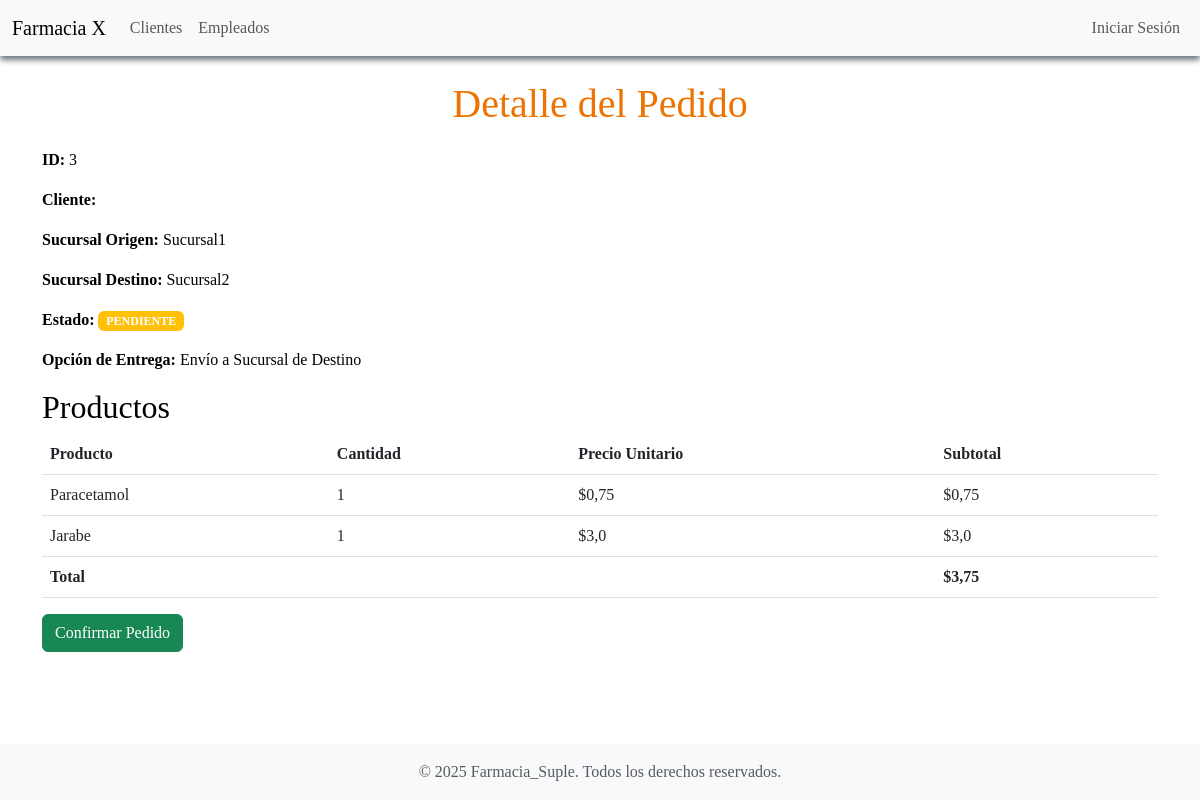
The app's page /pedidos/3/ with its own data.
### pedidos/models.py (models this page shows, shortened)
class Pedido(models.Model):
    ESTADOS = [
        ('PENDIENTE', 'Pendiente'),
        ('EN_TRANSITO', 'En tránsito'),
        ('ENTREGADO', 'Entregado'),
        ('CANCELADO', 'Cancelado'),
        ('EN_PREPARACION', 'En preparación'),
        ('LISTO_PARA_RETIRO', 'Listo para retiro'),
    ]
    OPCIONES_ENTREGA = [
        ('RETIRO_SUCURSAL', 'Retiro en Sucursal'),
        ('ENVIO_DESTINO', 'Envío a Sucursal de Destino'),
    ]
    cliente = models.ForeignKey('usuarios.Cliente', on_delete=models.CASCADE, related_name="pedidos")
    sucursal_origen = models.ForeignKey('inventario.Sucursal', on_delete=models.CASCADE, related_name="pedidos_origen")
    sucursal_destino = models.ForeignKey('inventario.Sucursal', on_delete=models.CASCADE, related_name="pedidos_destino")
    estado = models.CharField(max_length=20, choices=ESTADOS, default='PENDIENTE')
    productos = models.ManyToManyField('inventario.Producto', through='PedidoProducto')
    opcion_entrega = models.CharField(max_length=20, choices=OPCIONES_ENTREGA, default='RETIRO_SUCURSAL')
    def calcular_total(self):
        total = 0
        for pp in self.pedidoproducto_set.all():
            total += pp.producto.precio * pp.cantidad
        return total

class PedidoProducto(models.Model):
    pedido = models.ForeignKey(Pedido, on_delete=models.CASCADE)
    producto = models.ForeignKey('inventario.Producto', on_delete=models.CASCADE)
    cantidad = models.IntegerField()

### inventario/models.py (models this page shows, shortened)
class Sucursal(models.Model):
    nombre = models.CharField(max_length=100)
    direccion = models.CharField(max_length=255)

class Producto(models.Model):
    nombre = models.CharField(max_length=100)
    descripcion = models.TextField()
    precio = models.FloatField()

### pedidos/views.py (the view)
# urls.py: path('pedidos/<int:pedido_id>/', pedidos_views.detalle_pedido, name='detalle_pedido'),
def detalle_pedido(request, pedido_id):
    pedido = get_object_or_404(Pedido, id=pedido_id)
    return render(request, 'pedidos/detalle_pedido.html', {'pedido': pedido})

### pedidos/templatetags/custom_filters.py (called while the page is built)
@register.filter
def multiply(value, arg):
    try:
        return float(value) * float(arg)
    except (ValueError, TypeError):
        return 0

### templates/pedidos/detalle_pedido.html (shortened to what this page needs)
{% extends 'base.html' %}
{% load custom_filters %}
{% block content %}
<h1>Detalle del Pedido</h1>
<p><strong>ID:</strong> {{ pedido.id }}</p>
<p><strong>Cliente:</strong> {{ pedido.cliente.usuario.first_name }} {{ pedido.cliente.usuario.last_name }}</p>
<p><strong>Sucursal Origen:</strong> {{ pedido.sucursal_origen.nombre }}</p>
<p><strong>Sucursal Destino:</strong> {{ pedido.sucursal_destino.nombre }}</p>
<p><strong>Estado:</strong>
    <span class="badge
        {% if pedido.estado == 'PENDIENTE' %}bg-warning
        {% elif pedido.estado == 'EN_TRANSITO' %}bg-info
        {% elif pedido.estado == 'ENTREGADO' %}bg-success
        {% elif pedido.estado == 'CANCELADO' %}bg-danger
        {% else %}bg-secondary{% endif %}">
        {{ pedido.estado }}
    </span>
</p>
<p><strong>Opción de Entrega:</strong>
    {% if pedido.opcion_entrega == "RETIRO_SUCURSAL" %}
        Retiro en Sucursal
    {% elif pedido.opcion_entrega == "ENVIO_DESTINO" %}
        Envío a Sucursal de Destino
    {% endif %}
</p>
<h2>Productos</h2>
<table class="table">
    <thead>
        <tr>
            <th>Producto</th>
            <th>Cantidad</th>
            <th>Precio Unitario</th>
            <th>Subtotal</th>
        </tr>
    </thead>
    <tbody>
        {% for producto_pedido in pedido.pedidoproducto_set.all %}
        <tr>
            <td>{{ producto_pedido.producto.nombre }}</td>
            <td>{{ producto_pedido.cantidad }}</td>
            <td>${{ producto_pedido.producto.precio }}</td>
            <td>${{ producto_pedido.cantidad|multiply:producto_pedido.producto.precio }}</td>
        </tr>
        {% endfor %}
    </tbody>
    <tfoot>
        <tr>
            <th colspan="3">Total</th>
            <th>${{ pedido.calcular_total }}</th>
        </tr>
    </tfoot>
</table>
{% if pedido.estado == "PENDIENTE" %}
<form action="{% url 'confirmar_pedido' pedido.id %}" method="post">
    <button type="submit" class="btn btn-success">Confirmar Pedido</button>
</form>
{% else %}
<p class="text-muted">Este pedido ya ha sido confirmado.</p>
{% endif %}
{% endblock %}

### static/css/styles.css (style rules this page uses)
body { font-family: 'Times New Roman', sans-serif; background-color: #f8f9fa; color: #000000; }
h1 { color: #ed7402; text-align: center; margin-bottom:20px; }

### records on screen
Pedido: id "3", sucursal_origen.nombre "Sucursal1", sucursal_destino.nombre "Sucursal2", estado "PENDIENTE", calcular_total "3,75"
PedidoProducto: producto.nombre "Paracetamol", cantidad "1", producto.precio "0,75", cantidad|multiply "0,75"
PedidoProducto: producto.nombre "Jarabe", cantidad "1", producto.precio "3,0", cantidad|multiply "3,0"
